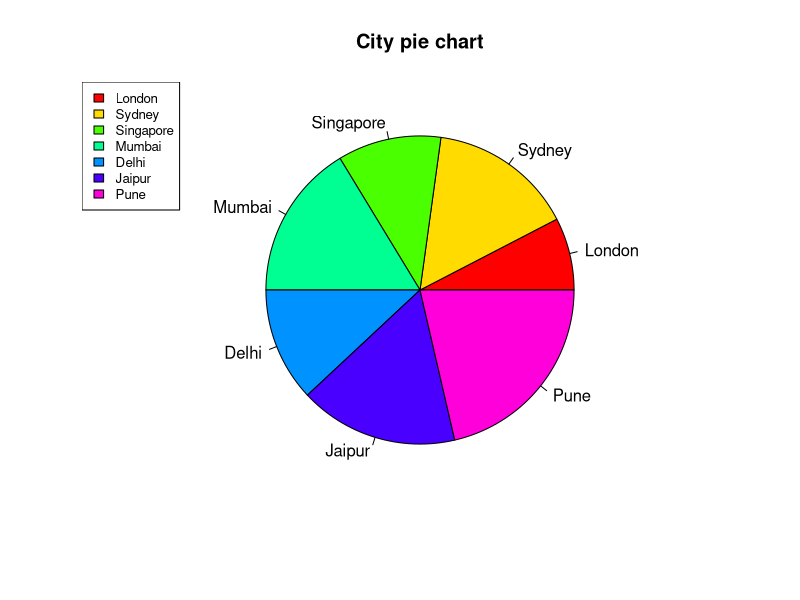
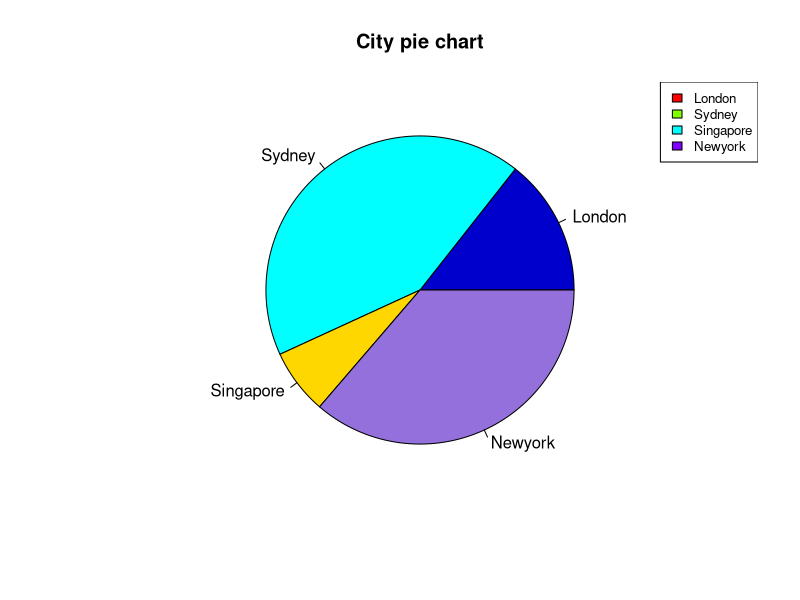

Write R code to recreate these figures, in order.
#set path
getwd()
setwd("D:/nidhi6004")
dir.create('images')

# Create data for the graph.

x <- c(21, 42, 30, 45,33,46,59)
labels <- c("London", "Sydney", "Singapore", "Mumbai","Delhi","Jaipur","Pune")

#Give chart name
jpeg(file='images/pieChart_City.jpeg')

pie(x, labels, main="City pie chart",col=rainbow(length(x)))

legend("topleft", labels , cex=0.8,fill=rainbow(length(x)))
# Save the file.
dev.off()


###==>>Slice Percentages and Chart Legend

# Create data for the graph.
x <- c(21, 62, 10 ,53)
labels <- c("London","Sydney","Singapore","Newyork")

# Give the chart file a name.
png(file = "city_legends.jpg")

# Give the chart file a name.
#png(file = "city.jpg")


my_col=c("blue3","cyan","gold1","mediumpurple")


# Plot the chart.
pie(x, labels=labels, main="City pie chart",col=my_col)

#for legend
legend("topright", labels , cex=0.8,fill=rainbow(length(x)))

# Save the file.
dev.off()
